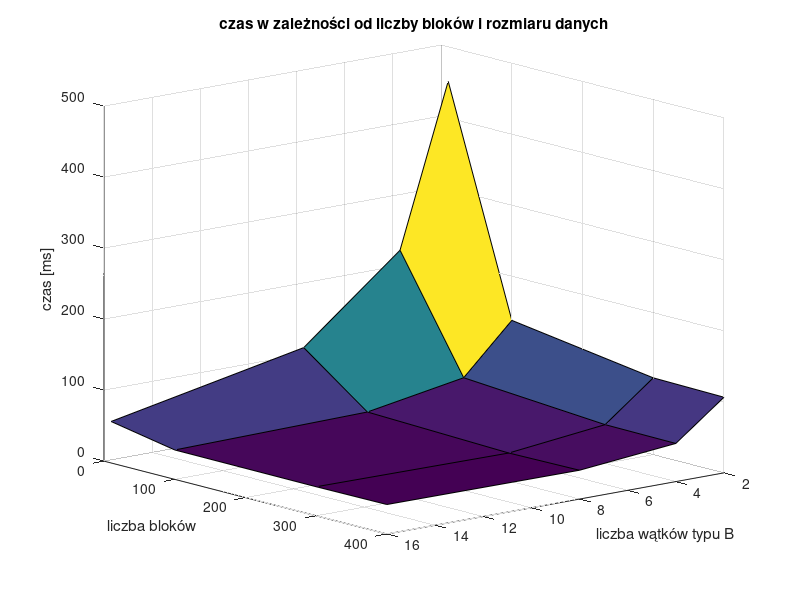

MATLAB code for this plot:
clc;
%----------------

x=[2 4 8 16];
y=[1 10 100 300 400];
v=[4511.264	2255.661	1128.521	581.630
451.538	225.853	113.276	58.409
137.834	69.333	45.664	41.388
108.184	54.565	39.200	40.897
106.540	53.719	40.592	41.507];





xx=x';
yy=y(2:end)';

v=v(2:end, :);



close all;

hold on;
hSurface = surf(xx, yy,v);
%set(hSurface,'EdgeColor',[0, 1, 0.2], 'FaceAlpha', 0.6);



title("czas w zależności od liczby bloków i rozmiaru danych");
xlabel('liczba wątków typu B')
ylabel('liczba bloków')
zlabel('czas [ms]')
grid on;
box off;

hold off;
view(140,15);

